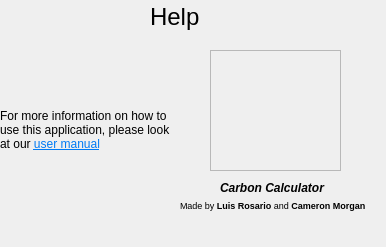
<?xml version="1.0" encoding="UTF-8"?>
<ui version="4.0">
 <class>Form</class>
 <widget class="QWidget" name="Form">
  <property name="geometry">
   <rect>
    <x>0</x>
    <y>0</y>
    <width>386</width>
    <height>247</height>
   </rect>
  </property>
  <property name="windowTitle">
   <string>Form</string>
  </property>
  <widget class="QWidget" name="verticalLayoutWidget">
   <property name="geometry">
    <rect>
     <x>150</x>
     <y>0</y>
     <width>55</width>
     <height>35</height>
    </rect>
   </property>
   <layout class="QVBoxLayout" name="verticalLayout">
    <item>
     <widget class="QLabel" name="Help">
      <property name="text">
       <string>&lt;html&gt;&lt;head/&gt;&lt;body&gt;&lt;p&gt;&lt;span style=&quot; font-size:18pt;&quot;&gt;Help&lt;/span&gt;&lt;/p&gt;&lt;/body&gt;&lt;/html&gt;</string>
      </property>
     </widget>
    </item>
   </layout>
  </widget>
  <widget class="QWidget" name="verticalLayoutWidget_2">
   <property name="geometry">
    <rect>
     <x>0</x>
     <y>40</y>
     <width>171</width>
     <height>181</height>
    </rect>
   </property>
   <layout class="QVBoxLayout" name="verticalLayout_2">
    <item>
     <widget class="QLabel" name="UserManual">
      <property name="text">
       <string>&lt;html&gt;&lt;head/&gt;&lt;body&gt;&lt;p&gt;For more information on how to use this application, please look at our &lt;a href=&quot;https://github.com/Luis-Rosario-Alers/CarbonCalculator/blob/main/docs/user_manual.md&quot;&gt;&lt;span style=&quot; text-decoration: underline; color:#007af4;&quot;&gt;user manual&lt;/span&gt;&lt;/a&gt;&lt;/p&gt;&lt;/body&gt;&lt;/html&gt;</string>
      </property>
      <property name="wordWrap">
       <bool>true</bool>
      </property>
     </widget>
    </item>
   </layout>
  </widget>
  <widget class="QFrame" name="frame">
   <property name="geometry">
    <rect>
     <x>210</x>
     <y>50</y>
     <width>131</width>
     <height>121</height>
    </rect>
   </property>
   <property name="frameShape">
    <enum>QFrame::Shape::StyledPanel</enum>
   </property>
   <property name="frameShadow">
    <enum>QFrame::Shadow::Raised</enum>
   </property>
   <widget class="QLabel" name="CarbonCalculatorIcon">
    <property name="geometry">
     <rect>
      <x>10</x>
      <y>10</y>
      <width>111</width>
      <height>101</height>
     </rect>
    </property>
    <property name="text">
     <string/>
    </property>
    <property name="pixmap">
     <pixmap>../icon.png</pixmap>
    </property>
    <property name="scaledContents">
     <bool>true</bool>
    </property>
    <property name="wordWrap">
     <bool>false</bool>
    </property>
   </widget>
  </widget>
  <widget class="QLabel" name="Madeby">
   <property name="geometry">
    <rect>
     <x>180</x>
     <y>190</y>
     <width>191</width>
     <height>31</height>
    </rect>
   </property>
   <property name="text">
    <string>&lt;html&gt;&lt;head/&gt;&lt;body&gt;&lt;p&gt;&lt;span style=&quot; font-size:7pt;&quot;&gt;Made by&lt;/span&gt;&lt;span style=&quot; font-size:7pt; font-weight:700;&quot;&gt; Luis Rosario &lt;/span&gt;&lt;span style=&quot; font-size:7pt;&quot;&gt;and&lt;/span&gt;&lt;span style=&quot; font-size:7pt; font-weight:700;&quot;&gt; Cameron Morgan&lt;/span&gt;&lt;/p&gt;&lt;/body&gt;&lt;/html&gt;</string>
   </property>
  </widget>
  <widget class="QLabel" name="CarbonCalculator">
   <property name="geometry">
    <rect>
     <x>220</x>
     <y>180</y>
     <width>121</width>
     <height>16</height>
    </rect>
   </property>
   <property name="text">
    <string>&lt;html&gt;&lt;head/&gt;&lt;body&gt;&lt;p&gt;&lt;span style=&quot; font-weight:700; font-style:italic;&quot;&gt;Carbon Calculator&lt;/span&gt;&lt;/p&gt;&lt;/body&gt;&lt;/html&gt;</string>
   </property>
   <property name="wordWrap">
    <bool>true</bool>
   </property>
  </widget>
 </widget>
 <resources>
  <include location="icons.qrc"/>
 </resources>
 <connections/>
</ui>
